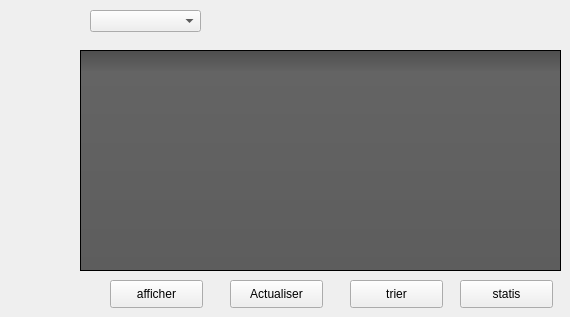
     <widget class="QWidget" name="tab_2">
      <attribute name="title">
       <string>Afficher les clients</string>
      </attribute>
      <widget class="QTableView" name="tableView">
       <property name="geometry">
        <rect>
         <x>80</x>
         <y>50</y>
         <width>481</width>
         <height>221</height>
        </rect>
       </property>
       <property name="styleSheet">
        <string notr="true">QToolTip
{
     border: 1px solid black;
     background-color: #ffa02f;
     padding: 1px;
     border-radius: 3px;
     opacity: 100;
}

QWidget
{
    color: #b1b1b1;
    background-color: #323232;
}

QWidget:item:hover
{
    background-color: QLinearGradient( x1: 0, y1: 0, x2: 0, y2: 1, stop: 0 #ffa02f, stop: 1 #ca0619);
    color: #000000;
}

QWidget:item:selected
{
    background-color: QLinearGradient( x1: 0, y1: 0, x2: 0, y2: 1, stop: 0 #ffa02f, stop: 1 #d7801a);
}

QMenuBar::item
{
    background: transparent;
}

QMenuBar::item:selected
{
    background: transparent;
    border: 1px solid #ffaa00;
}

QMenuBar::item:pressed
{
    background: #444;
    border: 1px solid #000;
    background-color: QLinearGradient(
        x1:0, y1:0,
        x2:0, y2:1,
        stop:1 #212121,
        stop:0.4 #343434/*,
        stop:0.2 #343434,
        stop:0.1 #ffaa00*/
    );
    margin-bottom:-1px;
    padding-bottom:1px;
}

QMenu
{
    border: 1px solid #000;
}

QMenu::item
{
    padding: 2px 20px 2px 20px;
}

QMenu::item:selected
{
    color: #000000;
}

QWidget:disabled
{
    color: #404040;
    background-color: #323232;
}

QAbstractItemView
{
    background-color: QLinearGradient( x1: 0, y1: 0, x2: 0, y2: 1, stop: 0 #4d4d4d, stop: 0.1 #646464, stop: 1 #5d5d5d);
}

QWidget:focus
{
    /*border: 2px solid QLinearGradient( x1: 0, y1: 0, x2: 0, y2: 1, stop: 0 #ffa02f, stop: 1 #d7801a);*/
}

QLineEdit
{
    background-color: QLinearGradient( x1: 0, y1: 0, x2: 0, y2: 1, stop: 0 #4d4d4d, stop: 0 #646464, stop: 1 #5d5d5d);
    padding: 1px;
    border-style: solid;
    border: 1px solid #1e1e1e;
    border-radius: 5;
}

QPushButton
{
    color: #b1b1b1;
    background-color: QLinearGradient( x1: 0, y1: 0, x2: 0, y2: 1, stop: 0 #565656, stop: 0.1 #525252, stop: 0.5 #4e4e4e, stop: 0.9 #4a4a4a, stop: 1 #464646);
    border-width: 1px;
    border-color: #1e1e1e;
    border-style: solid;
    border-radius: 6;
    padding: 3px;
    font-size: 12px;
    padding-left: 5px;
    padding-right: 5px;
}

QPushButton:pressed
{
    background-color: QLinearGradient( x1: 0, y1: 0, x2: 0, y2: 1, stop: 0 #2d2d2d, stop: 0.1 #2b2b2b, stop: 0.5 #292929, stop: 0.9 #282828, stop: 1 #252525);
}

QComboBox
{
    selection-background-color: #ffaa00;
    background-color: QLinearGradient( x1: 0, y1: 0, x2: 0, y2: 1, stop: 0 #565656, stop: 0.1 #525252, stop: 0.5 #4e4e4e, stop: 0.9 #4a4a4a, stop: 1 #464646);
    border-style: solid;
    border: 1px solid #1e1e1e;
    border-radius: 5;
}

QComboBox:hover,QPushButton:hover
{
    border: 2px solid QLinearGradient( x1: 0, y1: 0, x2: 0, y2: 1, stop: 0 #ffa02f, stop: 1 #d7801a);
}


QComboBox:on
{
    padding-top: 3px;
    padding-left: 4px;
    background-color: QLinearGradient( x1: 0, y1: 0, x2: 0, y2: 1, stop: 0 #2d2d2d, stop: 0.1 #2b2b2b, stop: 0.5 #292929, stop: 0.9 #282828, stop: 1 #252525);
    selection-background-color: #ffaa00;
}

QComboBox QAbstractItemView
{
    border: 2px solid darkgray;
    selection-background-color: QLinearGradient( x1: 0, y1: 0, x2: 0, y2: 1, stop: 0 #ffa02f, stop: 1 #d7801a);
}

QComboBox::drop-down
{
     subcontrol-origin: padding;
     subcontrol-position: top right;
     width: 15px;

     border-left-width: 0px;
     border-left-color: darkgray;
     border-left-style: solid; /* just a single line */
     border-top-right-radius: 3px; /* same radius as the QComboBox */
     border-bottom-right-radius: 3px;
 }

QComboBox::down-arrow
{
     image: url(:/down_arrow.png);
}

QGroupBox:focus
{
border: 2px solid QLinearGradient( x1: 0, y1: 0, x2: 0, y2: 1, stop: 0 #ffa02f, stop: 1 #d7801a);
}

QTextEdit:focus
{
    border: 2px solid QLinearGradient( x1: 0, y1: 0, x2: 0, y2: 1, stop: 0 #ffa02f, stop: 1 #d7801a);
}

QScrollBar:horizontal {
     border: 1px solid #222222;
     background: QLinearGradient( x1: 0, y1: 0, x2: 0, y2: 1, stop: 0.0 #121212, stop: 0.2 #282828, stop: 1 #484848);
     height: 7px;
     margin: 0px 16px 0 16px;
}

QScrollBar::handle:horizontal
{
      background: QLinearGradient( x1: 0, y1: 0, x2: 1, y2: 0, stop: 0 #ffa02f, stop: 0.5 #d7801a, stop: 1 #ffa02f);
      min-height: 20px;
      border-radius: 2px;
}

QScrollBar::add-line:horizontal {
      border: 1px solid #1b1b19;
      border-radius: 2px;
      background: QLinearGradient( x1: 0, y1: 0, x2: 1, y2: 0, stop: 0 #ffa02f, stop: 1 #d7801a);
      width: 14px;
      subcontrol-position: right;
      subcontrol-origin: margin;
}

QScrollBar::sub-line:horizontal {
      border: 1px solid #1b1b19;
      border-radius: 2px;
      background: QLinearGradient( x1: 0, y1: 0, x2: 1, y2: 0, stop: 0 #ffa02f, stop: 1 #d7801a);
      width: 14px;
     subcontrol-position: left;
     subcontrol-origin: margin;
}

QScrollBar::right-arrow:horizontal, QScrollBar::left-arrow:horizontal
{
      border: 1px solid black;
      width: 1px;
      height: 1px;
      background: white;
}

QScrollBar::add-page:horizontal, QScrollBar::sub-page:horizontal
{
      background: none;
}

QScrollBar:vertical
{
      background: QLinearGradient( x1: 0, y1: 0, x2: 1, y2: 0, stop: 0.0 #121212, stop: 0.2 #282828, stop: 1 #484848);
      width: 7px;
      margin: 16px 0 16px 0;
      border: 1px solid #222222;
}

QScrollBar::handle:vertical
{
      background: QLinearGradient( x1: 0, y1: 0, x2: 0, y2: 1, stop: 0 #ffa02f, stop: 0.5 #d7801a, stop: 1 #ffa02f);
      min-height: 20px;
      border-radius: 2px;
}

QScrollBar::add-line:vertical
{
      border: 1px solid #1b1b19;
      border-radius: 2px;
      background: QLinearGradient( x1: 0, y1: 0, x2: 0, y2: 1, stop: 0 #ffa02f, stop: 1 #d7801a);
      height: 14px;
      subcontrol-position: bottom;
      subcontrol-origin: margin;
}

QScrollBar::sub-line:vertical
{
      border: 1px solid #1b1b19;
      border-radius: 2px;
      background: QLinearGradient( x1: 0, y1: 0, x2: 0, y2: 1, stop: 0 #d7801a, stop: 1 #ffa02f);
      height: 14px;
      subcontrol-position: top;
      subcontrol-origin: margin;
}

QScrollBar::up-arrow:vertical, QScrollBar::down-arrow:vertical
{
      border: 1px solid black;
      width: 1px;
      height: 1px;
      background: white;
}


QScrollBar::add-page:vertical, QScrollBar::sub-page:vertical
{
      background: none;
}

QTextEdit
{
    background-color: #242424;
}

QPlainTextEdit
{
    background-color: #242424;
}

QHeaderView::section
{
    background-color: QLinearGradient(x1:0, y1:0, x2:0, y2:1, stop:0 #616161, stop: 0.5 #505050, stop: 0.6 #434343, stop:1 #656565);
    color: white;
    padding-left: 4px;
    border: 1px solid #6c6c6c;
}

QCheckBox:disabled
{
color: #414141;
}

QDockWidget::title
{
    text-align: center;
    spacing: 3px; /* spacing between items in the tool bar */
    background-color: QLinearGradient(x1:0, y1:0, x2:0, y2:1, stop:0 #323232, stop: 0.5 #242424, stop:1 #323232);
}

QDockWidget::close-button, QDockWidget::float-button
{
    text-align: center;
    spacing: 1px; /* spacing between items in the tool bar */
    background-color: QLinearGradient(x1:0, y1:0, x2:0, y2:1, stop:0 #323232, stop: 0.5 #242424, stop:1 #323232);
}

QDockWidget::close-button:hover, QDockWidget::float-button:hover
{
    background: #242424;
}

QDockWidget::close-button:pressed, QDockWidget::float-button:pressed
{
    padding: 1px -1px -1px 1px;
}

QMainWindow::separator
{
    background-color: QLinearGradient(x1:0, y1:0, x2:0, y2:1, stop:0 #161616, stop: 0.5 #151515, stop: 0.6 #212121, stop:1 #343434);
    color: white;
    padding-left: 4px;
    border: 1px solid #4c4c4c;
    spacing: 3px; /* spacing between items in the tool bar */
}

QMainWindow::separator:hover
{

    background-color: QLinearGradient(x1:0, y1:0, x2:0, y2:1, stop:0 #d7801a, stop:0.5 #b56c17 stop:1 #ffa02f);
    color: white;
    padding-left: 4px;
    border: 1px solid #6c6c6c;
    spacing: 3px; /* spacing between items in the tool bar */
}

QToolBar::handle
{
     spacing: 3px; /* spacing between items in the tool bar */
     background: url(:/images/handle.png);
}

QMenu::separator
{
    height: 2px;
    background-color: QLinearGradient(x1:0, y1:0, x2:0, y2:1, stop:0 #161616, stop: 0.5 #151515, stop: 0.6 #212121, stop:1 #343434);
    color: white;
    padding-left: 4px;
    margin-left: 10px;
    margin-right: 5px;
}

QProgressBar
{
    border: 2px solid grey;
    border-radius: 5px;
    text-align: center;
}

QProgressBar::chunk
{
    background-color: #d7801a;
    width: 2.15px;
    margin: 0.5px;
}

QTabBar::tab {
    color: #b1b1b1;
    border: 1px solid #444;
    border-bottom-style: none;
    background-color: #323232;
    padding-left: 10px;
    padding-right: 10px;
    padding-top: 3px;
    padding-bottom: 2px;
    margin-right: -1px;
}

QTabWidget::pane {
    border: 1px solid #444;
    top: 1px;
}

QTabBar::tab:last
{
    margin-right: 0; /* the last selected tab has nothing to overlap with on the right */
    border-top-right-radius: 3px;
}

QTabBar::tab:first:!selected
{
 margin-left: 0px; /* the last selected tab has nothing to overlap with on the right */


    border-top-left-radius: 3px;
}

QTabBar::tab:!selected
{
    color: #b1b1b1;
    border-bottom-style: solid;
    margin-top: 3px;
    background-color: QLinearGradient(x1:0, y1:0, x2:0, y2:1, stop:1 #212121, stop:.4 #343434);
}

QTabBar::tab:selected
{
    border-top-left-radius: 3px;
    border-top-right-radius: 3px;
    margin-bottom: 0px;
}

QTabBar::tab:!selected:hover
{
    /*border-top: 2px solid #ffaa00;
    padding-bottom: 3px;*/
    border-top-left-radius: 3px;
    border-top-right-radius: 3px;
    background-color: QLinearGradient(x1:0, y1:0, x2:0, y2:1, stop:1 #212121, stop:0.4 #343434, stop:0.2 #343434, stop:0.1 #ffaa00);
}

QRadioButton::indicator:checked, QRadioButton::indicator:unchecked{
    color: #b1b1b1;
    background-color: #323232;
    border: 1px solid #b1b1b1;
    border-radius: 6px;
}

QRadioButton::indicator:checked
{
    background-color: qradialgradient(
        cx: 0.5, cy: 0.5,
        fx: 0.5, fy: 0.5,
        radius: 1.0,
        stop: 0.25 #ffaa00,
        stop: 0.3 #323232
    );
}

QCheckBox::indicator{
    color: #b1b1b1;
    background-color: #323232;
    border: 1px solid #b1b1b1;
    width: 9px;
    height: 9px;
}

QRadioButton::indicator
{
    border-radius: 6px;
}

QRadioButton::indicator:hover, QCheckBox::indicator:hover
{
    border: 1px solid #ffaa00;
}

QCheckBox::indicator:checked
{
    image:url(:/images/checkbox.png);
}

QCheckBox::indicator:disabled, QRadioButton::indicator:disabled
{
    border: 1px solid #444;
}</string>
       </property>
      </widget>
      <widget class="QPushButton" name="afficher">
       <property name="geometry">
        <rect>
         <x>110</x>
         <y>280</y>
         <width>93</width>
         <height>28</height>
        </rect>
       </property>
       <property name="text">
        <string>afficher</string>
       </property>
      </widget>
      <widget class="QPushButton" name="pushButton_3">
       <property name="geometry">
        <rect>
         <x>350</x>
         <y>280</y>
         <width>93</width>
         <height>28</height>
        </rect>
       </property>
       <property name="text">
        <string>trier</string>
       </property>
      </widget>
      <widget class="QPushButton" name="Actualiser">
       <property name="geometry">
        <rect>
         <x>230</x>
         <y>280</y>
         <width>93</width>
         <height>28</height>
        </rect>
       </property>
       <property name="text">
        <string>Actualiser</string>
       </property>
      </widget>
      <widget class="QComboBox" name="combo1">
       <property name="geometry">
        <rect>
         <x>90</x>
         <y>10</y>
         <width>111</width>
         <height>22</height>
        </rect>
       </property>
      </widget>
      <widget class="QPushButton" name="statis">
       <property name="geometry">
        <rect>
         <x>460</x>
         <y>280</y>
         <width>93</width>
         <height>28</height>
        </rect>
       </property>
       <property name="text">
        <string>statis</string>
       </property>
      </widget>
     </widget>
